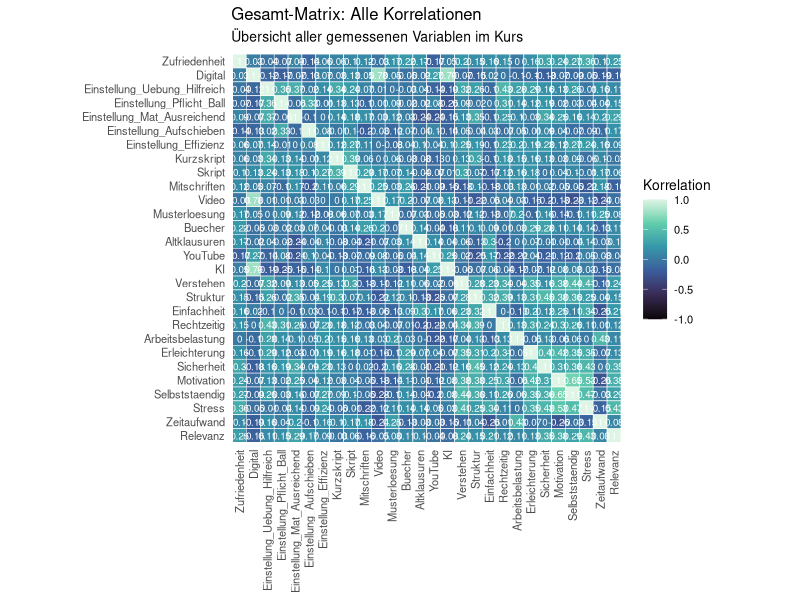
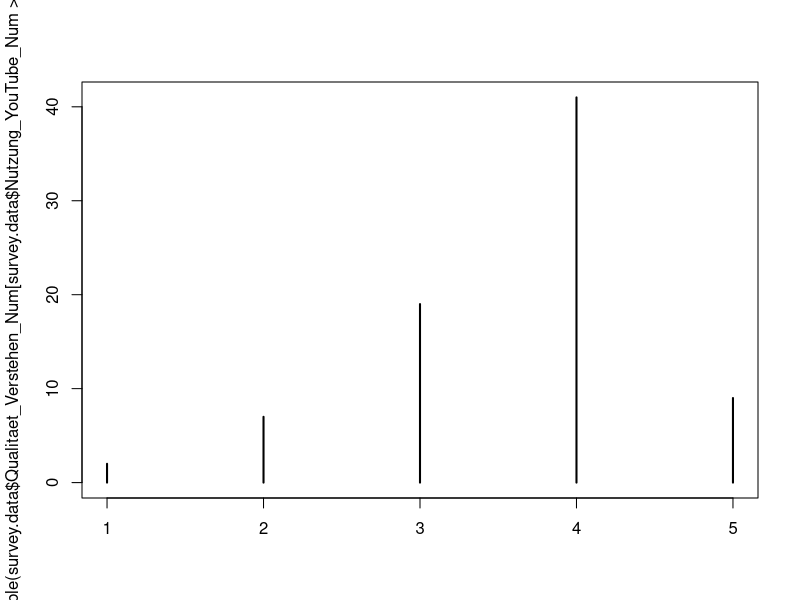
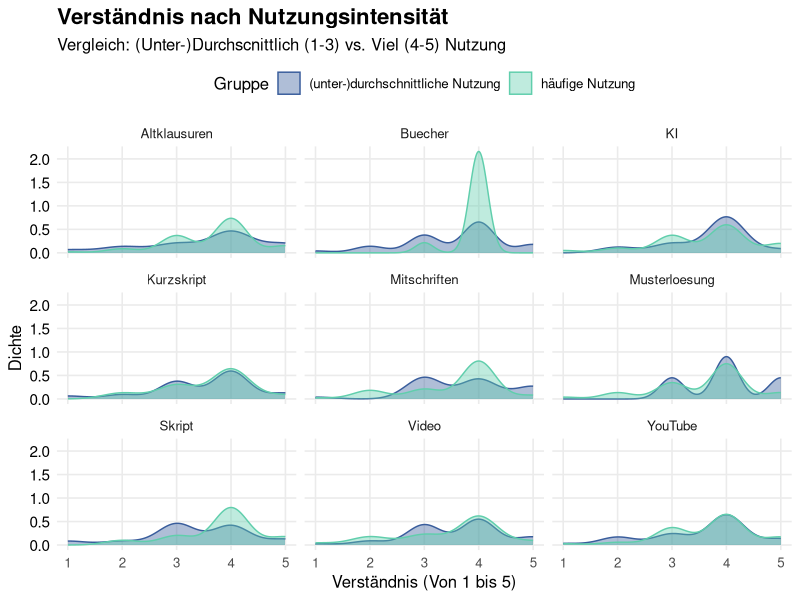
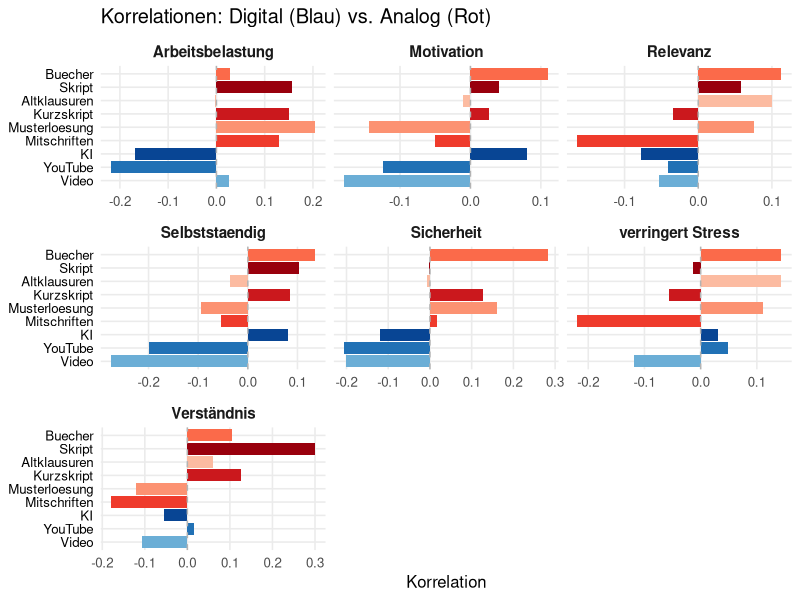

Here is the R script that generated these plots, in order: (Note: this script raises an error after producing the figures.)
# ==============================================================================
# Aufgabe 4: Analyse des LimeSurvey-Datensatzes
# ==============================================================================

# 1. Bibliotheken laden
library(tidyverse)

# 2. Daten einlesen
# source("funktionen.R") # Lädt automatisch auch die Helfer

survey.data <- read.csv("results-survey_cleaned.csv")


# ==============================================================================
# PLOT 4
# ==============================================================================

plot.4.data <- survey.data %>%
  
  #Wir wählen die Zeilen aus die wir brauchen das Verständnis und Nutzung 
  #von KI und Youtube im Vergleich mit Skript und Büchern
  select(starts_with("Nutzung_"),
         Qualitaet_Verstehen_Num) %>%
  
  #Wir drehen die Daten wieder für den ggplot
  pivot_longer(cols = starts_with("Nutzung"),
               names_to = "Tool",
               values_to = "Haeufigkeit") %>%
  
  #Wir machen unseren Datensatz wieder für den Plot "sauber"
  mutate(Tool = str_remove_all(Tool, "Nutzung_|_Num")) %>%
  
  #Wir filtern alle störenden NAs raus 
  filter(!is.na(Haeufigkeit), !is.na(Qualitaet_Verstehen_Num)) %>%
  
  #Jetzt unterscheiden wir die Studenten in 2 Gruppen
  mutate(Gruppe = case_when(
    Haeufigkeit >= 4 ~ "häufige Nutzung",          # 4 und 5
    TRUE ~ "(unter-)durchschnittliche Nutzung"     # kleiner gleich 3
  ))
  
  #Wir filtern Tool nur nach den Tools die wir tatsächlich haben wollen in unserem Density Plot
  # filter(Tool %in% c("Skript", "KI", "YouTube", "Buecher"))

#Jetzt erstellen wir unseren density Plot 
plot4 <- ggplot(plot.4.data, aes(x = Qualitaet_Verstehen_Num, fill = Gruppe, color = Gruppe)) +
  
  #Wir erstellen unseren density Plot mit alpha = 0.4 damit die Hügel transparent sind 
  geom_density(alpha = 0.4) +
  
  #Dieser Befehl sorgt dafür das wir sozusagen Mini Plots für jedes der Materialien erstellen 
  facet_wrap(~Tool) +
  
  #Hier nehmen wir unsere Standard Farbpalette 
  scale_fill_viridis_d(option = "mako", begin = 0.4, end = 0.8) +
  scale_color_viridis_d(option = "mako", begin = 0.4, end = 0.8) +
  
  #Wir erstellen Überschrift und Achsenbeschriftungen für die Verständnis
  labs(
    title = "Verständnis nach Nutzungsintensität",
    subtitle = "Vergleich: (Unter-)Durchscnittlich (1-3) vs. Viel (4-5) Nutzung",
    x = "Verständnis (Von 1 bis 5)",
    y = "Dichte",
    fill = "Gruppe",
    color = "Gruppe"
  ) +
  
  #Wir editieren unser Theme minimal etwas damit es unseren Anforderungen entspricht
  theme_minimal(base_size = 12) +
  theme(
    legend.position = "top", #Sorgt dafür das die Legende oben ist 
    panel.grid.minor = element_blank(),
    plot.title = element_text(face = "bold", size = 16), #Überschrift Makieren und Richtige Größe einstellen 
    axis.text.y = element_text(color = "black", size = 11) #Achsenbeschriftung einfärben und Größe Richtig bestimmen
  )


#Wir speichern wieder unsere Grafik 
ggsave("Plot4.Verständnisdichte.pdf",
       plot = plot4,
       device = "pdf",
       width = 10,
       height = 5)


# ==============================================================================
# PLOT 4.5
# ==============================================================================

# 1. Datenvorbereitung
plot.4.5.data <- survey.data %>%
  select(starts_with("Nutzung_"),
         starts_with("Effekt_"),
         Qualitaet_Verstehen_Num) %>%
  select(-Effekt_Zeitaufwand_Num) %>%
  
  #Wir entfernen alle NAs 
  # drop_na() %>%
  
  #Wir berechnen die Korrelation zwischen all diesen Werten
  cor(use = "pairwise.complete.obs") %>%
  
  #Hier wieder unser trick aus Plot 4 um die Daten ins richtige Format zu rücken
  as.table() %>%
  as.data.frame() %>%
  
  #Jetzt filtern wir die Korrelationen die wir tatsächlich haben wollen
  filter(str_detect(Var1, "Nutzung"), !str_detect(Var2, "Nutzung")) %>%
  
  #Wir machen unsere Namen für die Plots wieder schön 
  mutate(
    Tool = str_remove_all(Var1, "Nutzung_|_Num"),
    
  
  # NEU: 
  # Kategorie zuweisen (Digital vs. Analog)
  Kategorie = if_else(Tool %in% c("KI", "YouTube", "Video"), "Digital", "Analog"),
  
  # 1. Schritt: Effekt-Namen grundlegend bereinigen
  Effekt = str_remove_all(Var2, "Effekt_|Qualitaet_|Nutzung_|_Num|_Rev")
  ) %>%
  
  # 2. Schritt: Gezielte Umbenennung (In eigenem mutate zur Sicherheit gegen Fehlermeldungen)
  mutate(
    Effekt = case_when(
      Effekt == "Stress" ~ "verringert Stress",
      Effekt == "Zeitaufwand" ~ "verringert Zeitaufwand",
      Effekt == "Verstehen" ~ "Verständnis", # Optional: Vereinheitlichung
      TRUE ~ Effekt
    )
  )

# 3. Sortierung festlegen (Digital oben, Analog unten)
# Wir sortieren erst im Datensatz und "frieren" die Reihenfolge dann als Factor ein
plot.4.5.data <- plot.4.5.data %>%
  arrange(desc(Kategorie), Freq) %>%
  mutate(Tool = factor(Tool, levels = unique(Tool)))

# 4. Manuelle Farbpalette definieren (Blau für Digital, Rot für Analog)
my_colors <- c(
  # Digital (Blautöne)
  "KI"            = "#084594", 
  "YouTube"       = "#2171b5", 
  "Video"         = "#6baed6",
  
  # Analog (Rottöne)
  "Skript"        = "#99000d", 
  "Kurzskript"    = "#cb181d", 
  "Mitschriften"  = "#ef3b2c",
  "Buecher"       = "#fb6a4a", 
  "Musterloesung" = "#fc9272", 
  "Altklausuren"  = "#fcbba1"
)

plot4.5 <- ggplot(plot.4.5.data, aes (x = Freq, y = Tool, fill = Tool)) + # y = Tool (nicht reorder, da wir oben schon sortiert haben)
  #Hiermit erstellen wir unsere Balken
  geom_col() +
  
  #Das hier sorgt dafür das wir wieder viele
  facet_wrap(~Effekt, scales = "free_x") +
  
  # scale_fill_viridis_d(option = "mako", begin = 0.4, end = 0.8) +
  # NEU: Manuelle Farben anwenden
  scale_fill_manual(values = my_colors) +
  
  geom_vline(xintercept = 0, linetype = "dashed", color = "grey70") +
  labs(
    x = "Korrelation",
    y = NULL,
    title = "Korrelationen: Digital (Blau) vs. Analog (Rot)"
  ) +
  theme_minimal(base_size = 12) +
  theme(
    legend.position = "none",
    panel.grid.minor = element_blank(),
    strip.text = element_text(face = "bold", size = 11),
    # Optional: Y-Achsen-Text fett machen, um Gruppen besser zu sehen
    axis.text.y = element_text(color = "black")
  )

#Wir speichern wieder unser Bild
ggsave("Plot4.5.Korrelation.pdf",
       plot = plot4.5,
       device = "pdf",
       width = 10,
       height = 5) # Ein bisschen höher, damit Platz ist


# ==============================================================================
# PLOT 6
# ==============================================================================


# 1. Datenvorbereitung: WIR NEHMEN ALLES
plot.6.data <- survey.data %>%
  # Wähle automatisch JEDE Spalte, die Zahlen enthält
  select(where(is.numeric)) %>%
  select(-Fachsemester) # VERÄNDERUNG
  
  # Optional: Falls du eine ID-Spalte oder einen Index ("X") hast, weg damit:
  # select(-contains("ID"), -any_of("X")) %>% 
  
  # drop_na()

# WICHTIG: Wir speichern die Original-Reihenfolge der Spalten
# (Damit R sie gleich nicht alphabetisch sortiert)
original_order <- names(plot.6.data)

# 2. Korrelation berechnen
plot.6.cor <- plot.6.data %>%
  cor(use = "pairwise.complete.obs") %>%
  as.table() %>%
  as.data.frame()

# 3. Die Reihenfolge erzwingen
# Wir sagen dem Plot: "Benutze genau die Liste 'original_order' zum Sortieren"
plot.6.cor <- plot.6.cor %>%
  mutate(
    Var1 = factor(Var1, levels = original_order),
    # Für die y-Achse drehen wir die Reihenfolge oft um (rev), 
    # damit die Diagonale wie gewohnt von links oben nach rechts unten läuft
    # oder wir lassen es gleich, je nach Geschmack. Hier: Gleich wie CSV.
    Var2 = factor(Var2, levels = rev(original_order)) 
  )

# 4. Der große Heatmap-Plot
ggplot(plot.6.cor, aes(x = Var1, y = Var2, fill = Freq)) +
  geom_tile(color = "white", lwd = 0.2) + # Feine weiße Linien
  
  # Farben: Volles Spektrum von -1 (Rot/Blau) bis +1 (Hell/Gelb)
  scale_fill_viridis_c(option = "mako", direction = 1, limits = c(-1, 1)) +
  
  # <--- HIER: Zahlen hinzufügen
  geom_text(aes(label = round(Freq, 2)), color = "white", size = 2.5) +
  
  # Achsenbeschriftung säubern (wir entfernen _Num etc. für Lesbarkeit)
  scale_x_discrete(labels = function(x) str_remove_all(x, "Nutzung_|Qualitaet_|Effekt_|_Num|_Score|_Rev")) +
  scale_y_discrete(labels = function(x) str_remove_all(x, "Nutzung_|Qualitaet_|Effekt_|_Num|_Score|_Rev")) +
  
  labs(
    title = "Gesamt-Matrix: Alle Korrelationen",
    subtitle = "Übersicht aller gemessenen Variablen im Kurs",
    x = NULL,
    y = NULL,
    fill = "Korrelation"
  ) +
  theme_minimal(base_size = 10) +
  theme(
    # Text auf x-Achse senkrecht stellen, sonst überlappt alles bei vielen Variablen
    axis.text.x = element_text(angle = 90, vjust = 0.5, hjust = 1, size = 8),
    axis.text.y = element_text(size = 8),
    panel.grid = element_blank(),
    legend.position = "right"
  ) +
  coord_fixed() # Quadratische Kacheln





plot(table(survey.data$Qualitaet_Verstehen_Num[survey.data$Nutzung_YouTube_Num >= 2]))

survey.data[ ,c(12:18)][survey.data$Abschluss == "Master"]
# Schema: data[ ZEILEN , SPALTEN ]
(survey.data[survey.data$Abschluss == "Master", c(12:18)])




library(tidyverse)

# 1. Wir definieren die Spalten, die uns interessieren
usage_cols <- survey.data %>%
  select(starts_with("Nutzung_") & ends_with("_Num")) %>%
  names()

# 2. Wir berechnen für jedes Material die beiden Korrelationen
# map_dfr iteriert über die Liste und baut direkt einen Dataframe zusammen
efficiency_table <- usage_cols %>%
  map_dfr(function(col_name) {
    
    # Korrelation: Nutzung vs. Zeitaufwand
    r_time <- cor(survey.data[[col_name]], 
                  survey.data$Effekt_Zeitaufwand_Num, 
                  use = "complete.obs") # Wichtig: NAs ignorieren
    
    # Korrelation: Nutzung vs. Verständnis
    r_verst <- cor(survey.data[[col_name]], 
                   survey.data$Qualitaet_Verstehen_Num, 
                   use = "complete.obs")
    
    # Ergebniszeile zurückgeben
    tibble(
      Material = str_remove_all(col_name, "Nutzung_|_Num"), # Namen säubern
      Cor_Zeit = r_time,
      Cor_Verstaendnis = r_verst,
      # Hier berechnen wir direkt deinen "Effizienz-Abstand"
      Effizienz_Delta = r_verst - r_time 
    )
  }) %>%
  # Optional: Nach Effizienz sortieren
  arrange(desc(Effizienz_Delta))

# 3. Ergebnis anzeigen
print(efficiency_table)





# Test (i): Wie hoch ist die Zufriedenheit im Schnitt?
print(calculate_metric_stats(daten, "Zufriedenheit_Score"))

# Test (iv): Sind Informatiker zufriedener als Statistiker?
print(calculate_metric_by_group(daten, "Zufriedenheit_Score", "Fakultaet"), n=21)

# Test (v): Grafik erstellen
# Zusammenhang: Digital Score nach Fakultaet
grafik <- plot_categorical_multivar(daten, "Fakultaet", "Abschluss")
print(grafik)

# Zusammenhang: Zufriedenheit nach Fakultaet
grafik <- plot_categorical_multivar(daten, "Fakultaet", "Zufriedenheit_Score", "Abschluss")
print(grafik)


# Zusammenfassung seltener Studiengänge zu Soonstiges-Kategorie
simplified <- data %>%
  mutate(
    # Fasse alles mit weniger als 5 Nennungen zu "Sonstiges" zusammen
    Fakultaet_Gruppiert = fct_lump_min(Fakultaet, min = 5, other_level = "Sonstiges")
  )

# Kontrolle: Wie sieht die Verteilung jetzt aus?
counts = table(simplified$Fakultaet_Gruppiert)

pie(counts, main = "Verteilung der Fakultäten")

pie(table(data$Abschluss), main = "Verteilung Bachelor/Master")

barplot(table(data$Fachsemester))

simplified <- data %>%
  mutate(
    # Fasse alles mit weniger als 5 Nennungen zu "Sonstiges" zusammen
    Fakultaet_Gruppiert = fct_lump_min(Fakultaet, min = 5, other_level = "Sonstiges")
  )

barplot(table(data$Fachsemester))

#####
# Bibliotheken laden
if(!require(tidyverse)) install.packages("tidyverse")
if(!require(corrplot)) install.packages("corrplot")
if(!require(fastDummies)) install.packages("fastDummies")
library(tidyverse)
library(corrplot)
library(fastDummies)

# 1. Daten laden
df <- read.csv("results-survey_cleaned.csv")

# 2. Daten vorbereiten
# Wir wandeln alles in Zahlen um. 
# WICHTIG: Wir entfernen Spalten, die nur einen einzigen Wert haben (Varianz = 0),
# da diese zu Fehlern in der Korrelation führen.
df_numeric <- df %>%
  dummy_cols(select_columns = c("Fakultaet", "Abschluss"), 
             remove_first_dummy = FALSE, 
             remove_selected_columns = TRUE) %>%
  select_if(is.numeric) %>%
  select(where(~ var(., na.rm = TRUE) > 0)) # Entfernt Spalten ohne Variation (Konstante)

# 3. Korrelationsmatrix berechnen
cor_matrix <- cor(df_numeric, use = "pairwise.complete.obs")

# 4. FEHLERBEHEBUNG: NAs durch 0 ersetzen
# Das ist der entscheidende Schritt, der Ihren Fehler verhindert.
# Wenn eine Korrelation nicht berechnet werden konnte, setzen wir sie auf 0 (kein Zusammenhang).
cor_matrix[is.na(cor_matrix)] <- 0

# 5. Filtern: Nur relevante Variablen behalten
threshold <- 0.4
# Diagonale temporär auf 0 setzen, damit sie nicht als "starke Korrelation" zählt
diag_backup <- diag(cor_matrix)
diag(cor_matrix) <- 0

# Finde Zeilen, die mindestens eine Korrelation > 0.4 haben
# na.rm = TRUE sorgt dafür, dass evtl. verbliebene Fehler ignoriert werden
relevant_indices <- apply(abs(cor_matrix), 1, max, na.rm = TRUE) > threshold

# Matrix reduzieren
cor_matrix_filtered <- cor_matrix[relevant_indices, relevant_indices]

# Diagonale wiederherstellen (auf 1 setzen)
diag(cor_matrix_filtered) <- 1

# 6. Plotten
# Falls nach dem Filtern nichts übrig bleibt, geben wir eine Warnung aus
if(nrow(cor_matrix_filtered) > 1) {
  corrplot(cor_matrix_filtered, 
           method = "color", 
           type = "upper", 
           order = "hclust", 
           addCoef.col = "black", 
           tl.col = "black", 
           tl.cex = 0.6, 
           number.cex = 0.5, 
           title = "Relevante Korrelationen (> 0.4)", 
           mar = c(0,0,2,0))
} else {
  print("Keine starken Korrelationen über dem Schwellenwert gefunden.")
}
